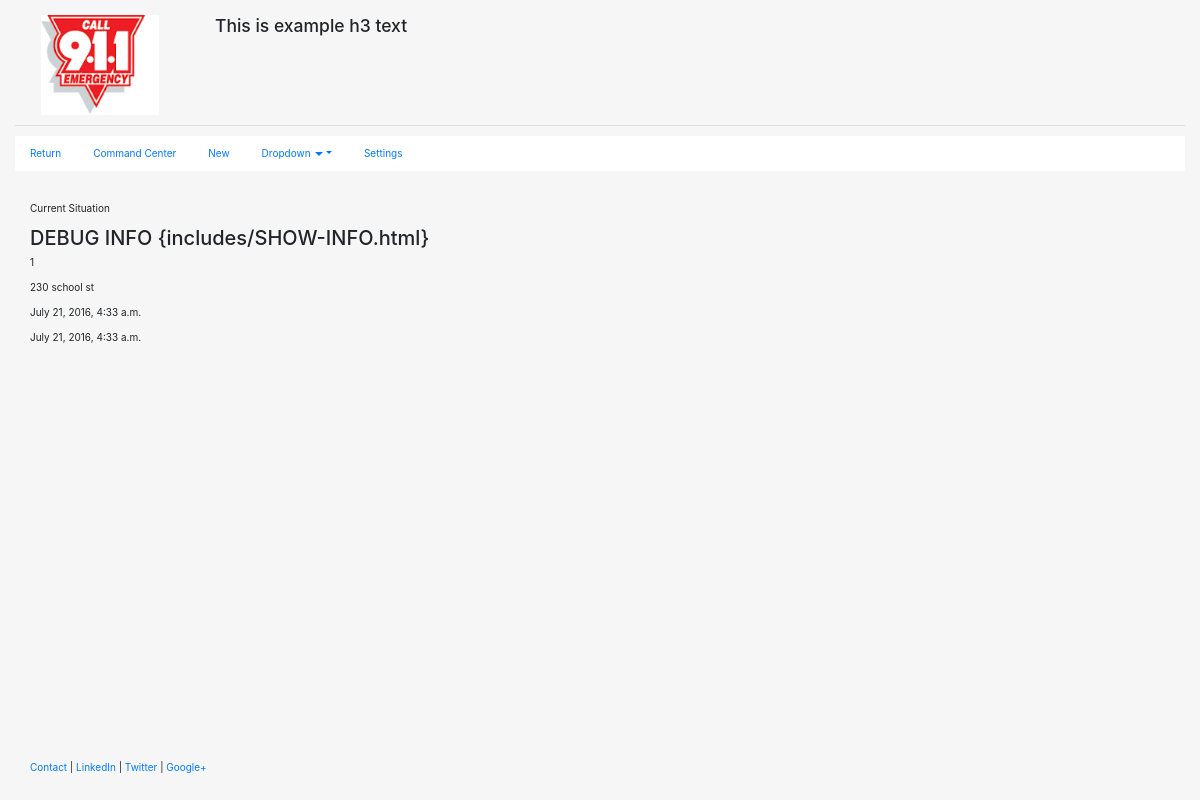
The app's page /console/1/, older data.
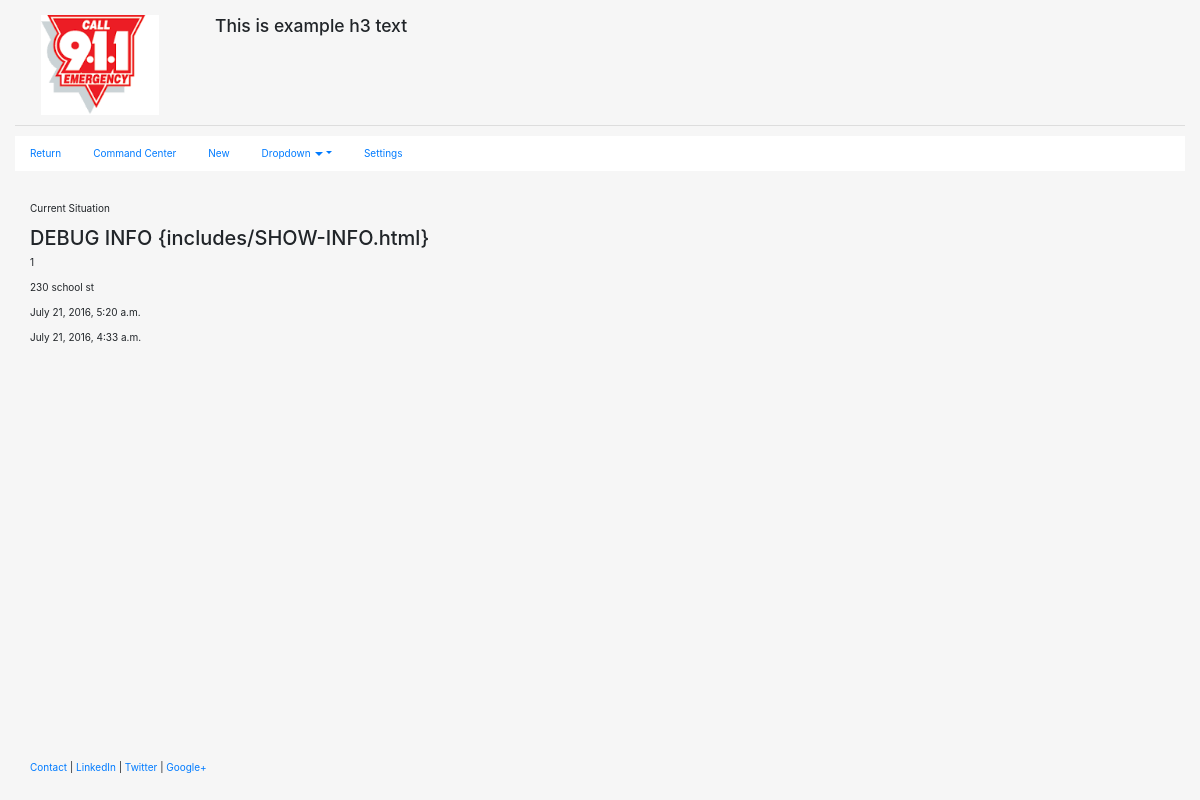
The same page, newer data.
### DispatchConsole/models.py (models this page shows, shortened)
class Incident(models.Model):
    location = models.ForeignKey(Location)
    nature = models.ForeignKey(IncidentNature)
    opened = models.DateTimeField(auto_now='true')
    closed = models.DateTimeField()
    messages = models.ManyToManyField(Message)
    units = models.ManyToManyField(Unit)

class Location(models.Model):
    address = models.CharField(max_length=255)
    addressInfo = models.CharField(max_length=255)
    city = models.CharField(max_length=255)
    state = models.CharField(max_length=2)
    county = models.CharField(max_length=255)
    zipcode = models.CharField(max_length=10)
    lat = models.DecimalField(max_digits=8, decimal_places=3)
    lng = models.DecimalField(max_digits=8, decimal_places=3)
    def __str__(self):
        return self.address

### DispatchConsole/views.py (the view)
# urls.py: url(r'^(?P<iid>\d)/$', views.show, name='show'),
def show(request,iid):
    one_incident = incidentdata.get_incident(iid)
    return render(request,'main/incident-info.html', {"one_incident": one_incident})

### DispatchConsole/services.py (called while the page is built)
    def get_incident(id):
        return get_object_or_404(Incident, pk=id)

### DispatchConsole/templates/main/incident-info.html
{% extends "main/main-template.html" %}
{% block content %}
  <p>Current Situation</p>
  {% include "main/includes/show-info.html" %}
{% endblock %}

### DispatchConsole/templates/main/includes/show-info.html
<h2>DEBUG INFO {includes/SHOW-INFO.html}</h2>
<p>{{one_incident.pk}}</p>
<p>{{one_incident.location}}</p>
<p>{{one_incident.opened}}</p>
<p>{{one_incident.closed}}</p>

Row changes from the older to the newer data that the page shows:
changed Incident "230 school st": opened "July 21, 2016, 4:33 a.m." → "July 21, 2016, 5:20 a.m."
